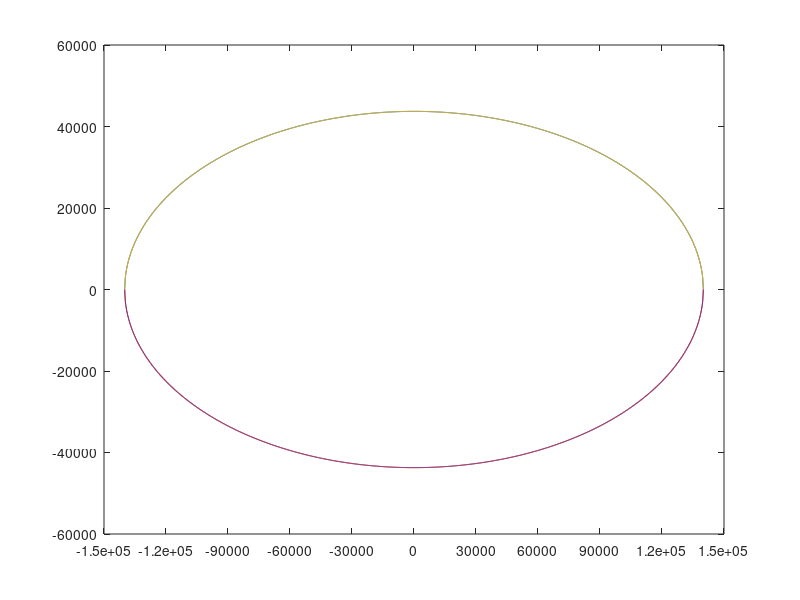

This chart was generated by the following MATLAB code: (Note: this script raises an error after producing the figure.)
a=140000;
e=.95;
b=a*sqrt(-e^2+1)

%plots the trajectory

x1=linspace(-a,a,1000);
y1= b*sqrt(-x1.^2/a^2+1);
y1a= -b*sqrt(-x1.^2/a^2+1);
plot(x1,y1);
hold on
plot(x1,y1a);
x2=linspace( -a, a,1000);
y2=b*sqrt(-x2.^2/a^2+1);
y2a=-b*sqrt(-x2.^2/a^2+1);
plot(x2,y2)
plot(x2,y2a)

newLim = get(gca,'XLim'); 
newx = linspace(newLim(1), newLim(2),11); 
set(gca,'XTick', newx); 
ax = gca;
ax.XAxisLocation = 'origin';
ax.YAxisLocation = 'origin';
 
 plot(a*e, 0,'.b', 'MarkerSize',20)
% plot(a*e-402000*cos(theta), 402000*sin(theta), '.r', 'MarkerSize',15)
 
 xlabel('X (km)')
ylabel('Y (km)')
title('Trajectory of the meteroid')
